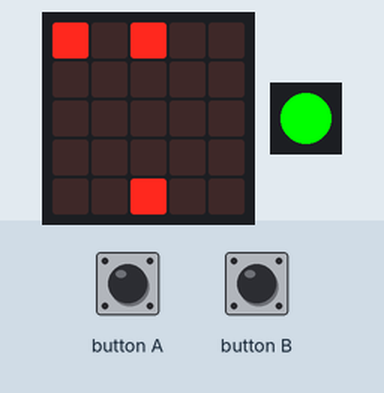
This program was run on a simulated Calliope mini (MakeCode). Shown: the board's 5×5 LED display, 1 RGB LEDs in strip order, left to right. The test bench sets the inputs (shaded band). Random numbers come from a fixed seed; the short countdown, score and lost-life animations are approximate.

Above: at 1.6 s.
1.7 s: button A pressed for 0.15 s
At 2.2 s:
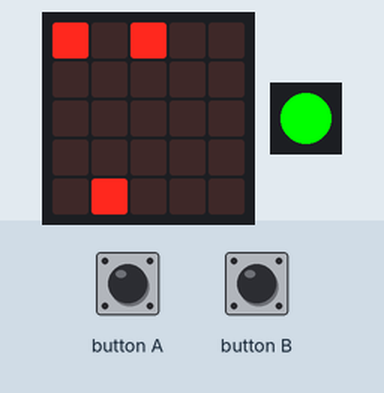
2.4 s: button B pressed for 0.15 s
At 2.9 s:
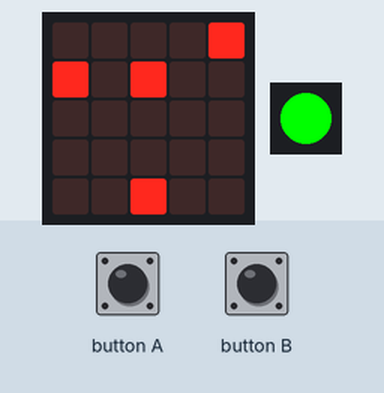
3.1 s: button A pressed for 0.15 s
At 3.6 s:
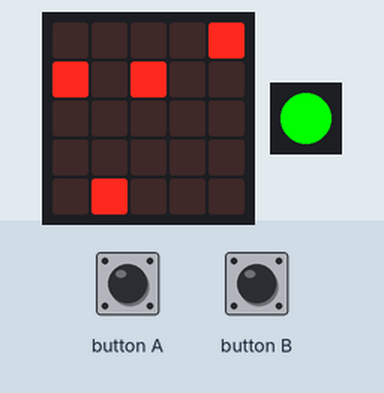
3.8 s: button B pressed for 0.15 s
At 4.4 s:
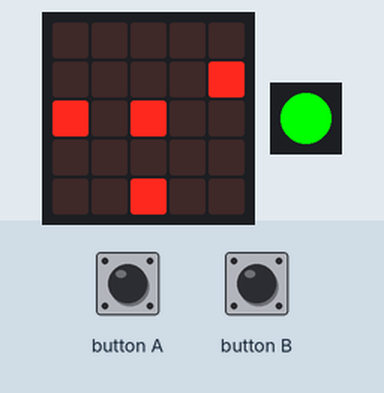
4.5 s: button A pressed for 0.15 s
At 4.92 s:
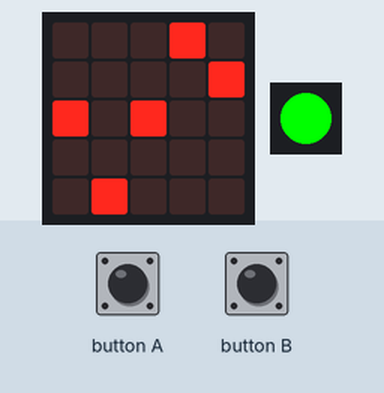
5.2 s: button B pressed for 0.15 s
At 6.2 s:
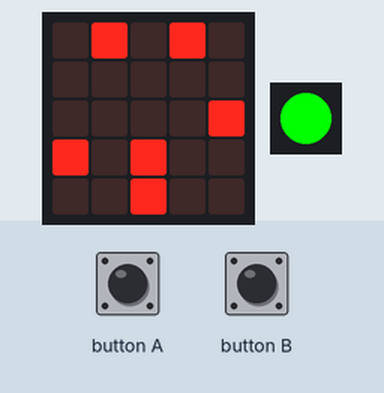
Timing chart, 0 to 8.2 s (numbered marks = the images above; inputs shaded):
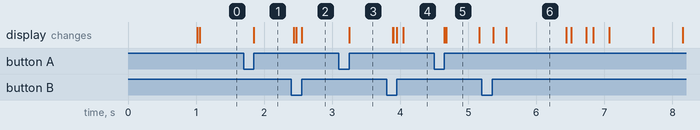

The program:

main.ts
```typescript
input.onButtonPressed(Button.A, function () {
    sprite.change(LedSpriteProperty.X, -1)
})
input.onButtonPressed(Button.B, function () {
    sprite.change(LedSpriteProperty.X, 1)
})
let Auto_4: game.LedSprite = null
let Speed_4 = 0
let Auto_3: game.LedSprite = null
let Speed_3 = 0
let Auto_2: game.LedSprite = null
let Speed_2 = 0
let Auto_1: game.LedSprite = null
let Speed_1 = 0
let Auto_0: game.LedSprite = null
let Zahl = 0
let Speed_0 = 0
let sprite: game.LedSprite = null
sprite = game.createSprite(2, 4)
game.setLife(3)
basic.forever(function () {
    basic.pause(randint(500, 3000))
    Speed_0 = randint(500, Zahl)
    Auto_0 = game.createSprite(0, 0)
    for (let index = 0; index < 5; index++) {
        basic.pause(Speed_0)
        Auto_0.change(LedSpriteProperty.Y, 1)
    }
    if (sprite.isTouching(Auto_0)) {
        game.removeLife(1)
    }
    Auto_0.delete()
    if (game.isRunning()) {
        game.setScore(game.score() + 1)
    }
})
basic.forever(function () {
    basic.pause(randint(500, 7000))
    Speed_1 = randint(500, Zahl)
    Auto_1 = game.createSprite(1, 0)
    for (let index = 0; index < 5; index++) {
        basic.pause(Speed_1)
        Auto_1.change(LedSpriteProperty.Y, 1)
    }
    if (sprite.isTouching(Auto_1)) {
        game.removeLife(1)
    }
    Auto_1.delete()
    if (game.isRunning()) {
        game.setScore(game.score() + 1)
    }
})
basic.forever(function () {
    basic.pause(randint(500, 5000))
    Speed_2 = randint(500, Zahl)
    Auto_2 = game.createSprite(2, 0)
    for (let index = 0; index < 5; index++) {
        basic.pause(Speed_2)
        Auto_2.change(LedSpriteProperty.Y, 1)
    }
    if (sprite.isTouching(Auto_2)) {
        game.removeLife(1)
    }
    Auto_2.delete()
    if (game.isRunning()) {
        game.setScore(game.score() + 1)
    }
})
basic.forever(function () {
    basic.pause(randint(500, 10000))
    Speed_3 = randint(500, Zahl)
    Auto_3 = game.createSprite(3, 0)
    for (let index = 0; index < 5; index++) {
        basic.pause(Speed_3)
        Auto_3.change(LedSpriteProperty.Y, 1)
    }
    if (sprite.isTouching(Auto_3)) {
        game.removeLife(1)
    }
    Auto_3.delete()
    if (game.isRunning()) {
        game.setScore(game.score() + 1)
    }
})
basic.forever(function () {
    basic.pause(randint(500, 12000))
    Speed_4 = randint(500, Zahl)
    Auto_4 = game.createSprite(4, 0)
    for (let index = 0; index < 5; index++) {
        basic.pause(Speed_4)
        Auto_4.change(LedSpriteProperty.Y, 1)
    }
    if (sprite.isTouching(Auto_4)) {
        game.removeLife(1)
    }
    Auto_4.delete()
    if (game.isRunning()) {
        game.setScore(game.score() + 1)
    }
})
basic.forever(function () {
    if (game.score() >= 0 && game.score() < 10) {
        Zahl = 2000
    } else if (game.score() >= 10 && game.score() < 20) {
        Zahl = 1500
    } else if (game.score() >= 20 && game.score() < 1000000) {
        Zahl = 1250
    }
})
basic.forever(function () {
    if (game.score() >= 0 && game.score() < 10) {
        basic.setLedColor(0x00ff00)
    } else if (game.score() >= 10 && game.score() < 20) {
        basic.setLedColor(0xffff00)
    } else if (game.score() >= 20 && game.score() < 1000000) {
        basic.setLedColor(0xff0000)
    }
})
```

test.ts
```typescript
// Hier kann man Tests durchführen; diese Datei wird nicht kompiliert, wenn dieses Paket als Erweiterung verwendet wird.
```

Measured:
- after the input at 1.7 s, the display: changes after 0.15 s (image 1)
- after the input at 3.1 s, the display: changes after 0.15 s (image 3)
- what the display in image 5 shows lasts 0.5 s, from 4.7 s to 5.2 s
- what the display in image 6 shows lasts 0.8 s, from 5.6 s to 6.4 s
